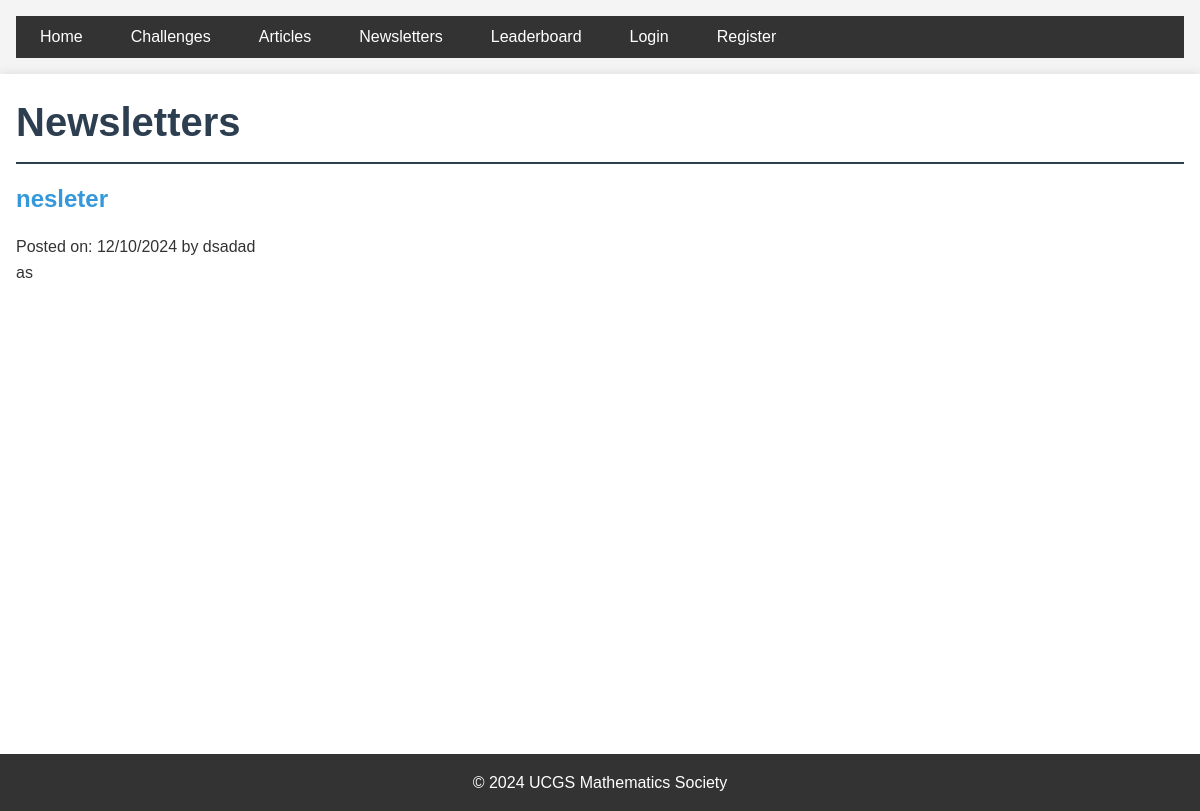
Page /newsletters on the earlier database version.
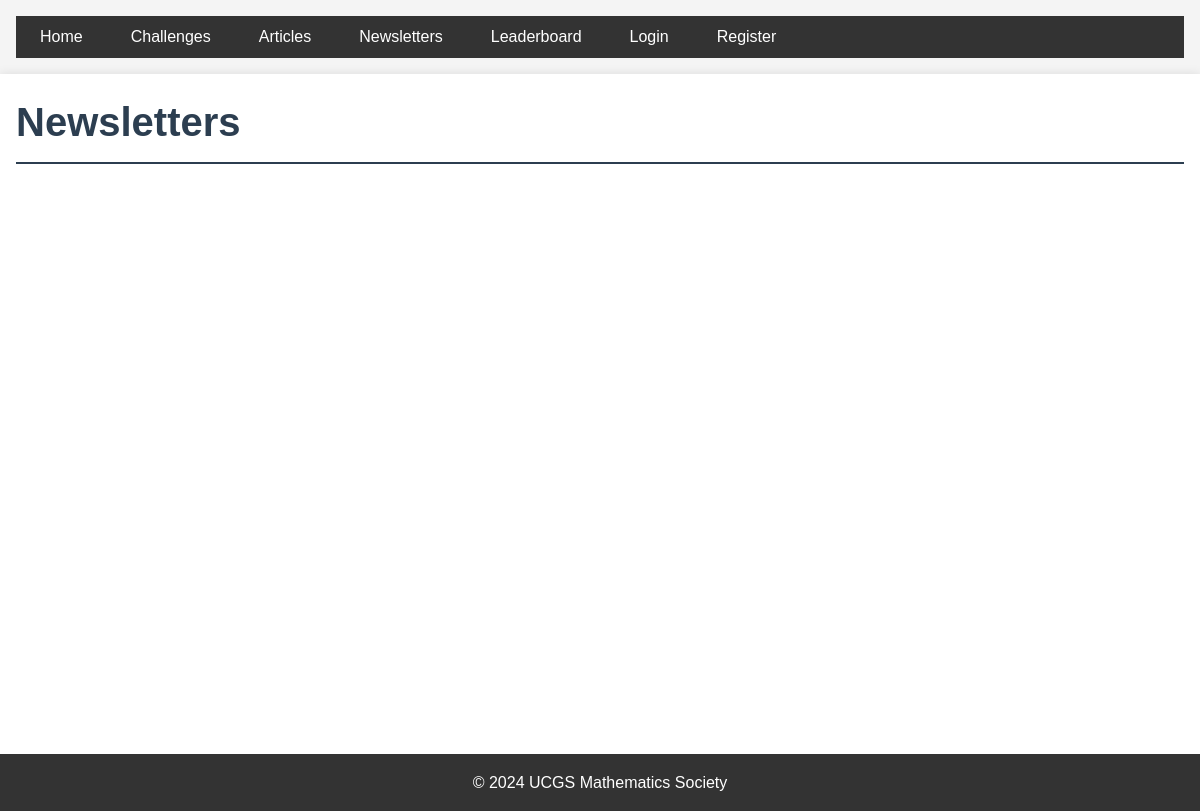
Same page on the later database version.
### app/models.py (models this page shows, shortened)
class Article(db.Model):
    id = db.Column(db.Integer, primary_key=True)
    title = db.Column(db.String(100), nullable=False)
    file_url = db.Column(db.String(255))  # This will store the PDF file path
    content = db.Column(db.Text, nullable=False)
    named_creator = db.Column(db.String(100), nullable=True)
    date_posted = db.Column(db.DateTime, nullable=False, default=datetime.utcnow)
    user_id = db.Column(db.Integer, db.ForeignKey('user.id'), nullable=False)
    type = db.Column(db.String(20), default='article')  # 'article' or 'newsletter'

### app/main/routes.py (the view)
@bp.route('/newsletters')
def newsletters():
    newsletters = Article.query.filter_by(type='newsletter').order_by(Article.date_posted.desc()).all()
    return render_template('main/newsletters.html', title='Newsletters', articles=newsletters)

### app/templates/main/newsletters.html (shortened to what this page needs)
{% extends "base.html" %}
{% block content %}
    <h1>Newsletters</h1>
    {% for article in articles %}
        <article class="newsletter-article">
            <h2><a href="{{ url_for('main.newsletter', id=article.id) }}">{{ article.title }}</a></h2>
            <p>Posted on: {{ article.date_posted.strftime('%d/%m/%Y') }} by {{ article.named_creator }}</p>
            <div>{{ article.content | truncate(200) | safe }}</div>
        </article>
    {% endfor %}
{% endblock %}

Differences in the rows shown:
removed Article: title "nesleter", date_posted "12/10/2024", named_creator "dsadad", content "as"
